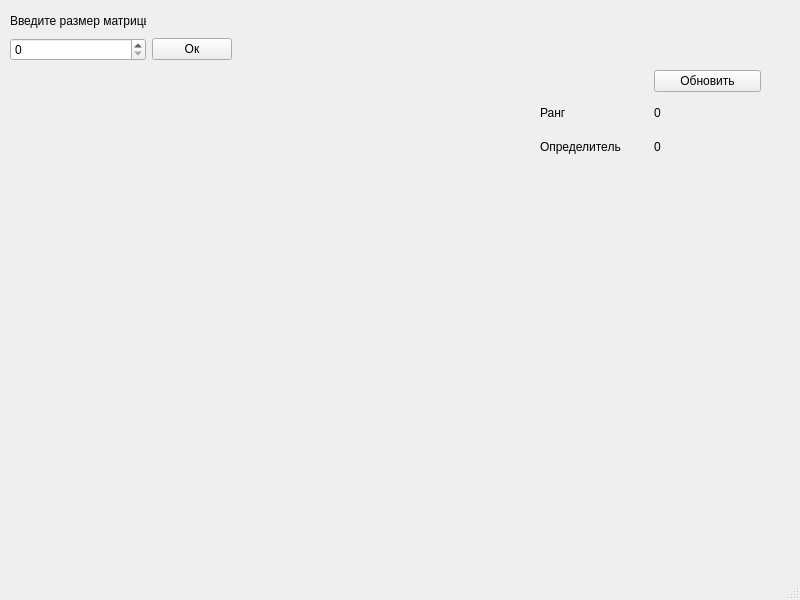
<?xml version="1.0" encoding="UTF-8"?>
<ui version="4.0">
 <class>MainWindow</class>
 <widget class="QMainWindow" name="MainWindow">
  <property name="geometry">
   <rect>
    <x>0</x>
    <y>0</y>
    <width>800</width>
    <height>600</height>
   </rect>
  </property>
  <property name="windowTitle">
   <string>MainWindow</string>
  </property>
  <widget class="QWidget" name="centralwidget">
   <widget class="QWidget" name="gridLayoutWidget">
    <property name="geometry">
     <rect>
      <x>10</x>
      <y>10</y>
      <width>222</width>
      <height>51</height>
     </rect>
    </property>
    <layout class="QGridLayout" name="gridLayout" rowstretch="6,4">
     <item row="1" column="1">
      <widget class="QPushButton" name="matrixSizeButton">
       <property name="text">
        <string>Ок</string>
       </property>
      </widget>
     </item>
     <item row="0" column="0">
      <widget class="QLabel" name="label">
       <property name="text">
        <string>Введите размер матрицы</string>
       </property>
      </widget>
     </item>
     <item row="1" column="0">
      <widget class="QSpinBox" name="matrixSizeSpinBox">
       <property name="maximum">
        <number>1000</number>
       </property>
      </widget>
     </item>
    </layout>
   </widget>
   <widget class="QWidget" name="gridLayoutWidget_2">
    <property name="geometry">
     <rect>
      <x>540</x>
      <y>70</y>
      <width>221</width>
      <height>91</height>
     </rect>
    </property>
    <layout class="QGridLayout" name="gridLayout_2">
     <item row="2" column="0">
      <widget class="QLabel" name="label_2">
       <property name="text">
        <string>Определитель </string>
       </property>
      </widget>
     </item>
     <item row="2" column="2">
      <widget class="QLabel" name="delimiterValue">
       <property name="text">
        <string>0</string>
       </property>
      </widget>
     </item>
     <item row="1" column="2">
      <widget class="QLabel" name="rankValue">
       <property name="text">
        <string>0</string>
       </property>
      </widget>
     </item>
     <item row="1" column="0">
      <widget class="QLabel" name="label_3">
       <property name="text">
        <string>Ранг</string>
       </property>
      </widget>
     </item>
     <item row="0" column="2">
      <widget class="QPushButton" name="updateButton">
       <property name="text">
        <string>Обновить</string>
       </property>
      </widget>
     </item>
    </layout>
   </widget>
   <widget class="QWidget" name="gridLayoutWidget_3">
    <property name="geometry">
     <rect>
      <x>10</x>
      <y>70</y>
      <width>511</width>
      <height>481</height>
     </rect>
    </property>
    <layout class="QGridLayout" name="matrixGrid"/>
   </widget>
  </widget>
  <widget class="QMenuBar" name="menubar">
   <property name="geometry">
    <rect>
     <x>0</x>
     <y>0</y>
     <width>800</width>
     <height>22</height>
    </rect>
   </property>
  </widget>
  <widget class="QStatusBar" name="statusbar"/>
 </widget>
 <resources/>
 <connections/>
</ui>
